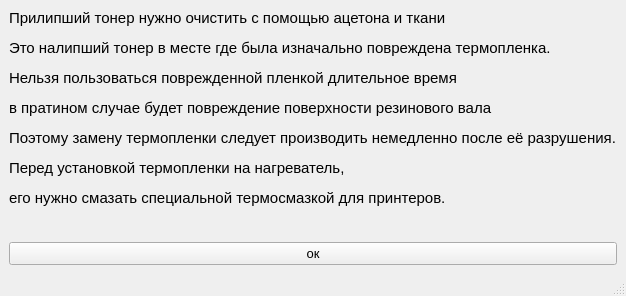
<?xml version="1.0" encoding="UTF-8"?>
<ui version="4.0">
 <class>termoplenk</class>
 <widget class="QMainWindow" name="termoplenk">
  <property name="geometry">
   <rect>
    <x>0</x>
    <y>0</y>
    <width>626</width>
    <height>296</height>
   </rect>
  </property>
  <property name="font">
   <font>
    <pointsize>10</pointsize>
   </font>
  </property>
  <property name="windowTitle">
   <string>замена термопленки</string>
  </property>
  <widget class="QWidget" name="centralwidget">
   <layout class="QGridLayout" name="gridLayout">
    <item row="0" column="0">
     <layout class="QVBoxLayout" name="verticalLayout_6">
      <item>
       <layout class="QHBoxLayout" name="horizontalLayout_2">
        <item alignment="Qt::AlignTop">
         <widget class="QLabel" name="label_8">
          <property name="text">
           <string>&lt;html&gt;&lt;head/&gt;&lt;body&gt;&lt;p align=&quot;justify&quot;&gt;&lt;span style=&quot; font-size:11pt;&quot;&gt;Прилипший тонер нужно очистить с помощью ацетона и ткани&lt;/span&gt;&lt;/p&gt;&lt;p align=&quot;justify&quot;&gt;&lt;span style=&quot; font-size:11pt;&quot;&gt;Это налипший тонер в месте где была изначально повреждена термопленка. &lt;/span&gt;&lt;/p&gt;&lt;p&gt;&lt;span style=&quot; font-size:11pt;&quot;&gt;Нельзя пользоваться поврежденной пленкой длительное время&lt;/span&gt;&lt;/p&gt;&lt;p&gt;&lt;span style=&quot; font-size:11pt;&quot;&gt;в пратином случае будет повреждение поверхности резинового вала &lt;/span&gt;&lt;/p&gt;&lt;p&gt;&lt;span style=&quot; font-size:11pt;&quot;&gt;Поэтому замену термопленки следует производить немедленно после её разрушения.&lt;/span&gt;&lt;/p&gt;&lt;p&gt;&lt;span style=&quot; font-size:11pt;&quot;&gt;Перед установкой термопленки на нагреватель,&lt;/span&gt;&lt;/p&gt;&lt;p&gt;&lt;span style=&quot; font-size:11pt;&quot;&gt;его нужно смазать специальной термосмазкой для принтеров.&lt;/span&gt;&lt;/p&gt;&lt;/body&gt;&lt;/html&gt;</string>
          </property>
         </widget>
        </item>
       </layout>
      </item>
      <item>
       <widget class="QPushButton" name="pushButton_3">
        <property name="text">
         <string>ок</string>
        </property>
       </widget>
      </item>
     </layout>
    </item>
   </layout>
  </widget>
  <widget class="QMenuBar" name="menubar">
   <property name="geometry">
    <rect>
     <x>0</x>
     <y>0</y>
     <width>626</width>
     <height>21</height>
    </rect>
   </property>
  </widget>
  <widget class="QStatusBar" name="statusbar"/>
 </widget>
 <resources/>
 <connections/>
</ui>
